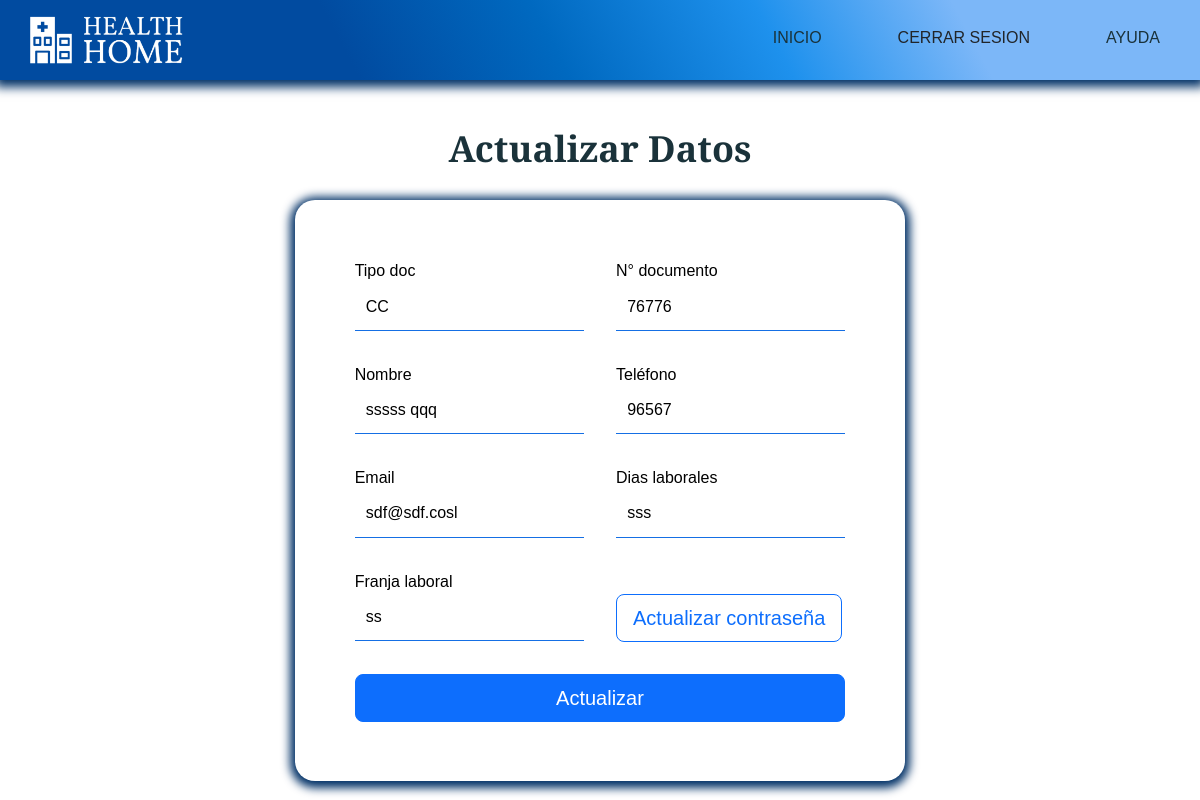
Page /index.php?c=Profesional&a=actualizar_prof (signed in) on the earlier database version.
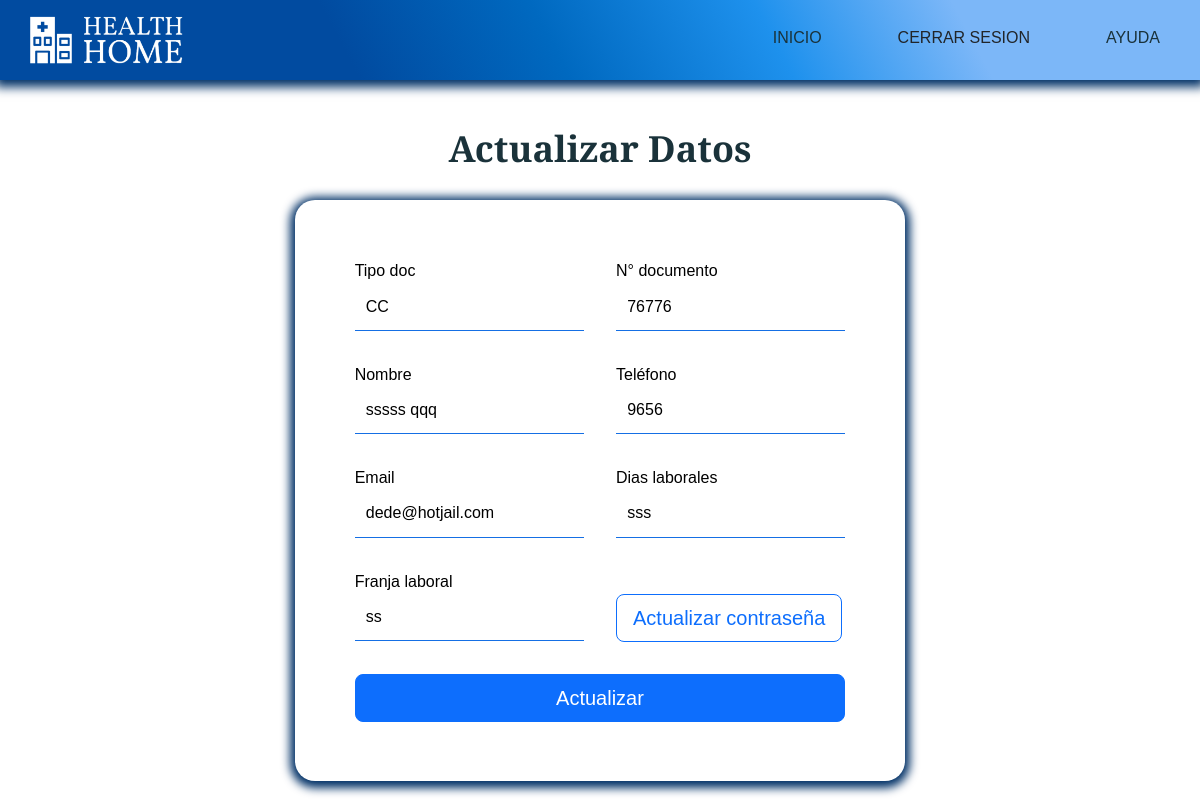
Same page on the later database version.
### tables this page shows
CREATE TABLE `profesional` (
  `id_profesional` int(20) NOT NULL,
  `id_tipo_doc` varchar(5) NOT NULL,
  `num_doc_prof` varchar(20) NOT NULL,
  `id_consultorios` varchar(3) DEFAULT NULL,
  `id_especialidad` tinyint(2) DEFAULT NULL,
  `nombres_prof` varchar(40) NOT NULL,
  `apellidos_prof` varchar(40) NOT NULL,
  `tel_prof` bigint(10) NOT NULL,
  `correo_prof` varchar(30) NOT NULL,
  `dias_laborales` text NOT NULL,
  `franja_horaria` varchar(30) NOT NULL,
  `estado_prof` tinyint(1) NOT NULL,
  `pass_prof` varchar(220) NOT NULL,
  `create_prof` datetime NOT NULL DEFAULT current_timestamp()
);

### controllers/Profesional.php (called while the page is built, shortened)
<?php
    class ProfesionalController {
        public function __construct(){
			require_once "models/ProfesionalModel.php";
		}
		public function actualizar_prof(){
			$id_prof = $_SESSION['prof'];
			$profesional = new Profesional_model();
			$data["profesional"] = $profesional->get_prof($id_prof);
			require_once "views/profesional/update_prof/update_prof.php";
		}
    }
?>

### config/database.php (called while the page is built)
<?php
	class Conectar {
		public static function conexion(){
			$conexion = mysqli_connect("localhost", "root", "", "clinica_health_home");
			return $conexion;
		}
	}
?>

### models/ProfesionalModel.php (called while the page is built, shortened)
<?php
class Profesional_model{
    private $db;
    public function __construct(){
        $this->db = Conectar::conexion();
    }
    public function get_prof($id_prof){
        $sql = "SELECT * FROM profesional WHERE id_profesional=$id_prof LIMIT 1 ";
        $resultado = $this->db->query($sql);
        $row = $resultado->fetch_assoc();
        return $row;
    }
}
?>

### views/profesional/update_prof/update_prof.php (the view, shortened to what this page needs)
<!DOCTYPE html>
<html lang="es">
<head>
    <link href="https://cdn.jsdelivr.net/npm/bootstrap@5.2.0-beta1/dist/css/bootstrap.min.css" rel="stylesheet">
    <link rel="stylesheet" href="assets/css/estilos.css">
</head>
<body>
    <header>
        <div class="container__menu">
            <div class="logo">
                <img src="assets/images/Logo2.png" alt="">
            </div>
            <div class="menu">
                <nav id="nav">
                    <ul>
                        <li><a href="index.php?c=Profesional&a=index" >Inicio</a></li>
                        <li><a style="cursor:pointer;" onclick="cerrarsesion()">Cerrar sesion</a></li>
                        <li><a href="index.php?c=Profesional&a=ayuda" >ayuda</a></li>
                    </ul>
                </nav>
            </div>
        </div>
    </header>
    <main>
        <div class="container__cover">
            <div class="cover">
                <div class="caja3">
                    <h1 class="titulo1">Actualizar Datos</h1>
                    <div class="contact-wrapper animated bounceInUp">
                        <div class="contact-form">
                            <form action="index.php?c=Profesional&a=modificar_prof" method="POST">
                                <p>
                                    <label>Tipo doc</label>
                                    <input type="text" name="t_doc" value="<?php echo $data["profesional"]["id_tipo_doc"];?>" disabled>
                                </p>
                                <p>
                                    <label>N° documento</label>
                                    <input type="number" name="num_doc" value="<?php echo $data["profesional"]["num_doc_prof"];?>" disabled>
                                </p>
                                <p>
                                    <label>Nombre </label>
                                    <input type="text" name="fullnombre" value="<?php echo $data["profesional"]["nombres_prof"]." ".$data["profesional"]["apellidos_prof"];?>" disabled>
                                </p>
                                <p>
                                    <label>Teléfono</label>
                                    <input type="tel" name="tel_prof" value="<?php echo $data["profesional"]["tel_prof"];?>" required>
                                </p>
                                <p>
                                    <label>Email</label>
                                    <input type="email" name="correo_prof" value="<?php echo $data["profesional"]["correo_prof"]?>" required>
                                </p>
                                <p>
                                    <label>Dias laborales </label>
                                    <input name="dias_laborales" value="<?php echo $data["profesional"]["dias_laborales"]?>" disabled>
                                </p>
                                <p>
                                    <label>Franja laboral </label>
                                    <input name="franja_horaria" value="<?php echo $data["profesional"]["franja_horaria"]?>" disabled>
                                </p>
                                <p>
                                    <label><br></label>
                                    <a href="index.php?c=Profesional&a=actualizar_pass" class="btn btn-outline-primary btn-lg btn-block">Actualizar contraseña</a>
                                </p>
                                <p class="block d-grid gap-2">
                                    <button class="btn btn-primary btn-lg btn-block" name="registrar" id="registrar" type="submit">Actualizar</button>
                                </p>
                            </form>
                        </div>
                    </div>
                </div>
            </div>
        </div>
    </main>
</body>
</html>

Differences in the rows shown:
changed profesional "CC": tel_prof "96567" → "9656"; correo_prof "sdf@sdf.cosl" → "dede@hotjail.com"
